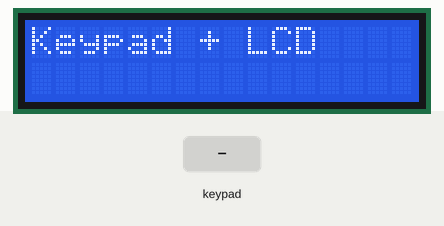
Simulated run of this sketch. Board: Arduino Uno, built for the host (arithmetic inside an expression is 32-bit, double 64-bit). Parts: 16×2 character LCD. Inputs (shaded band) come from the test bench. What the sketch prints to the serial monitor is not drawn.

Above: at 0.1 s.
3.3 s: keypad keys 1 2 # pressed 0.4 s apart
At 5.2 s:
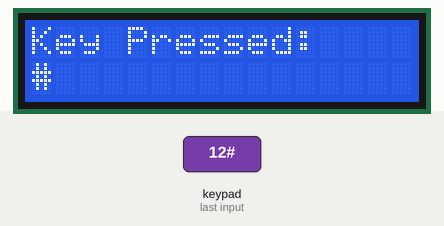
6.0 s: key '*' pressed
At 6.6 s:
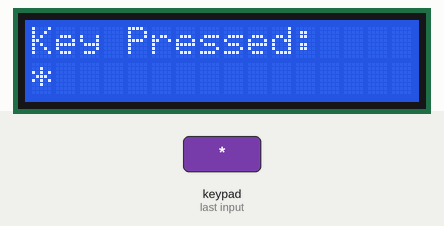
7.5 s: key '3' pressed
At 7.8 s:
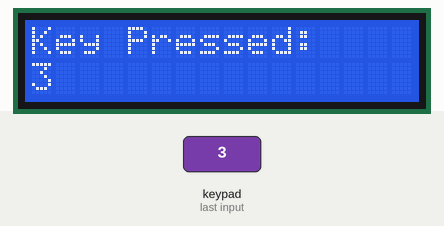
9.0 s: keypad keys 2 5 pressed 0.4 s apart
At 10.1 s:
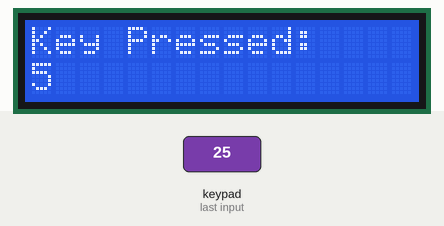
11.3 s: key '#' pressed
At 11.9 s:
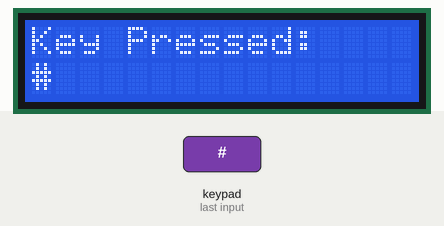
12.8 s: key '1' pressed
At 13.9 s:
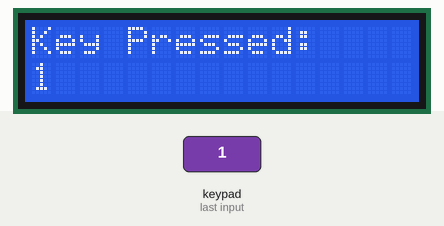
Timing chart, 0 to 15.3 s (numbered marks = the images above; inputs shaded):
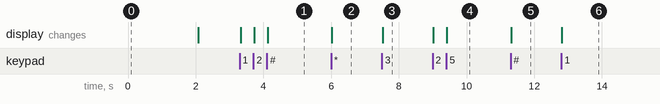

Measured:
- after the input at 3.3 s, the display: first changes at once (image 1 shows a later state)
- after the input at 6.0 s, the display: changes at once (image 2)
- after the input at 7.5 s, the display: changes at once (image 3)
- after the input at 9.0 s, the display: first changes at once (image 4 shows a later state)
- after the input at 11.3 s, the display: changes at once (image 5)
- after the input at 12.8 s, the display: changes at once (image 6)

The sketch:

keypad_lcd.ino
```cpp
#include <Wire.h>
#include <Keypad.h>
#include <LiquidCrystal_I2C.h>

// Set the LCD address to 0x27. Adjust if needed.
LiquidCrystal_I2C lcd(0x27, 16, 2);

// Define the keypad size and keys
const byte ROWS = 4;  // Four rows
const byte COLS = 3;  // Three columns

char keys[ROWS][COLS] = {
  {'1', '2', '3'},
  {'4', '5', '6'},
  {'7', '8', '9'},
  {'*', '0', '#'}
};

byte rowPins[ROWS] = {PA0, PA1, PA2, PA3}; // Connect to the row pinouts of the keypad
byte colPins[COLS] = {PA4, PA5, PA6};     // Connect to the column pinouts of the keypad

// Create the keypad object
Keypad keypad = Keypad(makeKeymap(keys), rowPins, colPins, ROWS, COLS);

void setup() {
  // Initialize serial communication
  Serial.begin(115200);

  // Initialize the LCD
  lcd.init();
  lcd.backlight();
  lcd.setCursor(0, 0);
  lcd.print("Keypad + LCD");

  delay(2000); // Wait for 2 seconds
  lcd.clear();
}

void loop() {
  // Get the key pressed on the keypad
  char key = keypad.getKey();

  // If a key is pressed, display it on the LCD
  if (key) {
    lcd.clear();
    lcd.setCursor(0, 0);
    lcd.print("Key Pressed:");
    lcd.setCursor(0, 1);
    lcd.print(key);

    Serial.println(key); // Print key to Serial Monitor as well
  }
}
```
